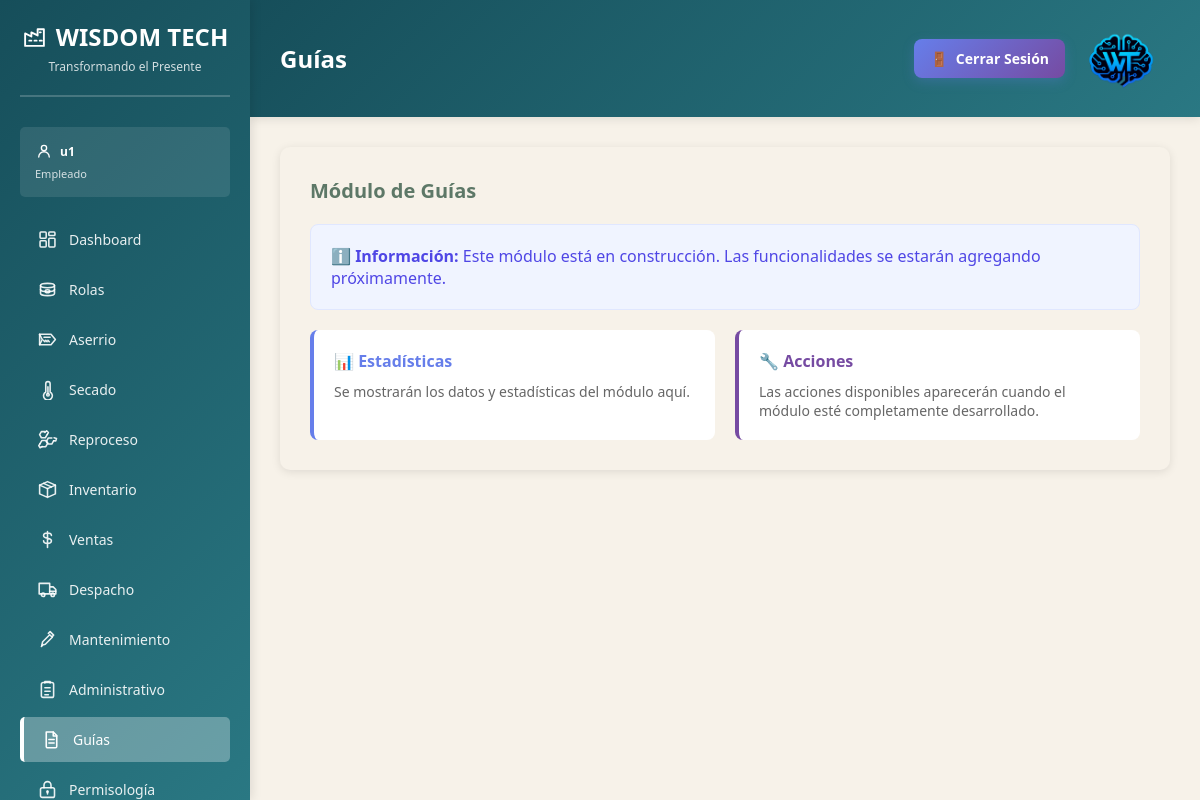
/dashboard/guias/ (signed in), run on the app's committed database.
### dashboard/models.py (models this page shows, shortened)
class ConfiguracionEmpresa(models.Model):
    PALETAS_FONDO = [
        ('claro', 'Gris claro'),
        ('azulado', 'Azul muy claro'),
        ('calido', 'Arena suave'),
        ('marron', 'Marrón suave'),
        ('salvia', 'Verde salvia'),
        ('petroleo', 'Azul petróleo'),
    ]
    PALETAS_BARRA_LATERAL = [
        ('verde', 'Verde'),
        ('azul', 'Azul'),
        ('vino', 'Vino'),
        ('marron', 'Marrón'),
        ('salvia', 'Verde salvia'),
        ('petroleo', 'Azul petróleo'),
    ]
    PALETAS_MODULOS = [
        ('azul', 'Azul'),
        ('verde', 'Verde'),
        ('grafito', 'Grafito'),
        ('marron', 'Marrón'),
        ('salvia', 'Verde salvia'),
        ('petroleo', 'Azul petróleo'),
    ]
    nombre = models.CharField('nombre de la empresa', max_length=150, default=NombreEmpresa)
    rif = models.CharField('RIF', max_length=30, default=NumeroRif)
    logo_path = models.CharField(
        'ruta del logo',
        max_length=255,
        blank=True,
        default=LogoEmpresa,
        help_text='Ruta relativa a la carpeta static del proyecto, por ejemplo: images/logo.png.',
    )
    slogan = models.CharField('slogan', max_length=255, default=SloganEmpresa)
    color_fondo = models.CharField(
        'fondo del dashboard',
        max_length=20,
        choices=PALETAS_FONDO,
        default='claro',
    )
    color_sidebar = models.CharField(
        'color de la barra lateral',
        max_length=20,
        choices=PALETAS_BARRA_LATERAL,
        default='verde',
    )
    color_modulos = models.CharField(
        'color de las barras de módulos',
        max_length=20,
        choices=PALETAS_MODULOS,
        default='azul',
    )
    class Meta:
        verbose_name = 'configuración de la empresa'
        verbose_name_plural = 'configuración de la empresa'

class PerfilUsuario(models.Model):
    usuario = models.OneToOneField(
        settings.AUTH_USER_MODEL,
        on_delete=models.CASCADE,
        related_name='perfil',
    )
    cargo = models.CharField('cargo', max_length=100)
    class Meta:
        verbose_name = 'perfil de usuario'
        verbose_name_plural = 'perfiles de usuario'

### dashboard/views.py (the view)
# urls.py: path('guias/', views.guias_view, name='guias'),
@login_required(login_url='login')
def guias_view(request):
    context = {'module': 'Guías'}
    return render(request, 'modules/guias.html', context)

### templates/modules/guias.html (shortened to what this page needs)
{% extends 'base.html' %}
{% block page_title %}{{ module }}{% endblock %}
{% block content %}
<div class="module-container">
    <h3>Módulo de {{ module }}</h3>
    <div style="background: #f0f4ff; border: 1px solid #e0e7ff; border-radius: 8px; padding: 20px; margin-bottom: 20px;">
        <p style="color: #4f46e5; margin: 0;">
            <strong>ℹ️ Información:</strong> Este módulo está en construcción. Las funcionalidades se estarán agregando próximamente.
        </p>
    </div>
    <div style="display: grid; grid-template-columns: repeat(auto-fit, minmax(250px, 1fr)); gap: 20px;">
        <div style="background: white; padding: 20px; border-radius: 8px; border-left: 4px solid #667eea;">
            <h4 style="color: #667eea; margin-bottom: 10px;">📊 Estadísticas</h4>
            <p style="color: #666; font-size: 14px;">Se mostrarán los datos y estadísticas del módulo aquí.</p>
        </div>
        <div style="background: white; padding: 20px; border-radius: 8px; border-left: 4px solid #764ba2;">
            <h4 style="color: #764ba2; margin-bottom: 10px;">🔧 Acciones</h4>
            <p style="color: #666; font-size: 14px;">Las acciones disponibles aparecerán cuando el módulo esté completamente desarrollado.</p>
        </div>
    </div>
</div>
{% endblock %}

### templates/base.html (shortened to what this page needs)
<!DOCTYPE html>
<html lang="es">
<head>
    {% load static %}
</head>
<body style="--dashboard-background: {{ tema_colores.fondo }}; --sidebar-start: {{ tema_colores.sidebar_inicio }}; --sidebar-end: {{ tema_colores.sidebar_fin }}; --module-start: {{ tema_colores.modulo_inicio }}; --module-end: {{ tema_colores.modulo_fin }};">
    <div class="sidebar">
        <div class="sidebar-header">
            <h1>
                <span class="sidebar-symbol" aria-hidden="true">
                    <svg viewBox="0 0 24 24">
                        <path d="M3 21V9l6 3V8l6 3V5h6v16z"/>
                        <path d="M7 16h2m3 0h2m3 0h2M17 8h1"/>
                    </svg>
                </span>
                <span>{{ empresa.nombre }}</span>
            </h1>
            <p>{{ empresa.slogan }}</p>
        </div>
        <div class="user-info">
            <strong>
                <span class="sidebar-symbol" aria-hidden="true">
                    <svg viewBox="0 0 24 24">
                        <circle cx="12" cy="8" r="3.5"/>
                        <path d="M5 20a7 7 0 0 1 14 0"/>
                    </svg>
                </span>
                <span>{{ user.get_full_name|default:user.username }}</span>
            </strong>
            <span class="user-role">{{ cargo_usuario }}</span>
        </div>
        <ul class="sidebar-menu">
            <li>
                <a href="{% url 'dashboard' %}" class="{% if request.resolver_match.url_name == 'dashboard' %}active{% endif %}">
                    <span class="icon" aria-hidden="true">
                        <svg viewBox="0 0 24 24">
                            <rect x="3.5" y="3.5" width="7" height="7" rx="1"/>
                            <rect x="13.5" y="3.5" width="7" height="4" rx="1"/>
                            <rect x="13.5" y="10.5" width="7" height="10" rx="1"/>
                            <rect x="3.5" y="13.5" width="7" height="7" rx="1"/>
                        </svg>
                    </span>
                    <span>Dashboard</span>
                </a>
            </li>
            <li>
                <a href="/dashboard/rolas/" class="{% if 'rolas' in request.path %}active{% endif %}">
                    <span class="icon" aria-hidden="true">
                        <svg viewBox="0 0 24 24">
                            <path d="M4 7.5c0-1.4 3.6-2.5 8-2.5s8 1.1 8 2.5v9c0 1.4-3.6 2.5-8 2.5s-8-1.1-8-2.5z"/>
                            <path d="M4 7.5c0 1.4 3.6 2.5 8 2.5s8-1.1 8-2.5M4 12c0 1.4 3.6 2.5 8 2.5s8-1.1 8-2.5"/>
                            <path d="M12 12.2c1.4 0 2.6.8 2.6 1.8s-1.2 1.8-2.6 1.8-2.6-.8-2.6-1.8 1.2-1.8 2.6-1.8z"/>
                        </svg>
                    </span>
                    <span>Rolas</span>
                </a>
            </li>
            <li>
                <a href="{% url 'aserrio' %}" class="{% if request.resolver_match.url_name == 'aserrio' %}active{% endif %}">
                    <span class="icon" aria-hidden="true">
                        <svg viewBox="0 0 24 24">
                            <path d="M3 6h13l5 6-5 6H3l3-6z"/>
                            <path d="M8 9.5h7M7.5 13l1.5 1.5m1-1.5 1.5 1.5m1-1.5 1.5 1.5"/>
                            <path d="M3 6v12"/>
                        </svg>
                    </span>
                    <span>Aserrio</span>
                </a>
            </li>
            <li>
                <a href="{% url 'secado' %}" class="{% if request.resolver_match.url_name == 'secado' %}active{% endif %}">
                    <span class="icon" aria-hidden="true">
                        <svg viewBox="0 0 24 24">
                            <path d="M10 14.8V5.5a2.5 2.5 0 0 1 5 0v9.3a5 5 0 1 1-5 0z"/>
                            <path d="M12.5 9v8"/>
                            <circle cx="12.5" cy="18" r="1.5"/>
                        </svg>
                    </span>
                    <span>Secado</span>
                </a>
            </li>
            <li>
                <a href="{% url 'reproceso' %}" class="{% if request.resolver_match.url_name == 'reproceso' %}active{% endif %}">
                    <span class="icon" aria-hidden="true">
                        <svg viewBox="0 0 24 24">
                            <path d="m9 4 2-2 2 2-1.2 2.1"/>
                            <path d="M11.8 6.1 9.5 10H5l-2-3.5L5 3h4"/>
                            <path d="m19.5 10 2.8.8-.8 2.8-2.4-.2"/>
                            <path d="m19.1 13.4-2.2 3.8H13l-2-3.5 2-3.5h4"/>
                            <path d="m6 20-2.5 1.4L2 19l1.3-2"/>
                            <path d="m3.3 17 2.2-3.8H10l2 3.5-2 3.5H6"/>
                        </svg>
                    </span>
                    <span>Reproceso</span>
                </a>
            </li>
            <li>
                <a href="{% url 'inventario' %}" class="{% if request.resolver_match.url_name == 'inventario' %}active{% endif %}">
                    <span class="icon" aria-hidden="true">
                        <svg viewBox="0 0 24 24">
                            <path d="m3 7 9-4 9 4-9 4z"/>
                            <path d="M3 7v10l9 4 9-4V7M12 11v10"/>
                            <path d="m7.5 5 9 4"/>
                        </svg>
                    </span>
                    <span>Inventario</span>
                </a>
            </li>
            <li>
                <a href="{% url 'ventas' %}" class="{% if request.resolver_match.url_name == 'ventas' %}active{% endif %}">
                    <span class="icon" aria-hidden="true">
                        <svg viewBox="0 0 24 24">
                            <path d="M12 3v18M16.5 7.5c0-1.7-1.8-3-4.5-3s-4.5 1.3-4.5 3 1.5 2.6 4.5 3 4.5 1.3 4.5 3-1.8 3-4.5 3-4.5-1.3-4.5-3"/>
                        </svg>
                    </span>
                    <span>Ventas</span>
                </a>
            </li>
            <li>
                <a href="{% url 'despacho' %}" class="{% if request.resolver_match.url_name == 'despacho' %}active{% endif %}">
                    <span class="icon" aria-hidden="true">
                        <svg viewBox="0 0 24 24">
                            <path d="M2.5 5h12v12h-12zM14.5 9h4l3 3v5h-7z"/>
                            <circle cx="7" cy="18" r="2"/>
                            <circle cx="18" cy="18" r="2"/>
                            <path d="M14.5 14h7"/>
                        </svg>
                    </span>
                    <span>Despacho</span>
                </a>
            </li>
            <li>
                <a href="{% url 'mantenimiento' %}" class="{% if request.resolver_match.url_name == 'mantenimiento' %}active{% endif %}">
                    <span class="icon" aria-hidden="true">
                        <svg viewBox="0 0 24 24">
                            <path d="m14.5 6.5 3 3-8 8-4 1 1-4 8-8z"/>
                            <path d="m13 5 2-2 4 4-2 2"/>
                            <path d="M6 19l-1 1"/>
                        </svg>
                    </span>
                    <span>Mantenimiento</span>
                </a>
            </li>
            <li>
                <a href="{% url 'administrativo' %}" class="{% if request.resolver_match.url_name == 'administrativo' %}active{% endif %}">
                    <span class="icon" aria-hidden="true">
                        <svg viewBox="0 0 24 24">
                            <rect x="5" y="4" width="14" height="17" rx="2"/>
                            <path d="M9 4.5V3h6v1.5M9 10h6M9 14h6M9 18h4"/>
                        </svg>
                    </span>
                    <span>Administrativo</span>
                </a>
            </li>
            <li>
                <a href="{% url 'guias' %}" class="{% if request.resolver_match.url_name == 'guias' %}active{% endif %}">
                    <span class="icon" aria-hidden="true">
                        <svg viewBox="0 0 24 24">
                            <path d="M6 3.5h8l4 4V20a1.5 1.5 0 0 1-1.5 1.5h-9A1.5 1.5 0 0 1 6 20z"/>
                            <path d="M14 3.5V8h4M9 12h6M9 16h6"/>
                        </svg>
                    </span>
                    <span>Guías</span>
                </a>
            </li>
            <li>
                <a href="{% url 'permisologia' %}" class="{% if request.resolver_match.url_name == 'permisologia' %}active{% endif %}">
                    <span class="icon" aria-hidden="true">
                        <svg viewBox="0 0 24 24">
                            <rect x="4" y="10" width="16" height="11" rx="2"/>
                            <path d="M8 10V7a4 4 0 1 1 8 0v3M12 14v3"/>
                            <circle cx="12" cy="14.5" r=".7"/>
                        </svg>
                    </span>
                    <span>Permisología</span>
                </a>
            </li>
        </ul>
    </div>
    <div class="main-content">
        <div class="topbar">
            <div class="page-heading">
                <h2>{% block page_title %}Dashboard{% endblock %}</h2>
            </div>
            <div class="topbar-info">
                <div class="topbar-actions">
                    <a href="{% url 'logout' %}" class="topbar-logout">
                        <span>🚪</span>
                        <span>Cerrar Sesión</span>
                    </a>
                    {% if logo_empresa_disponible %}
                    <img class="topbar-logo" src="{% static empresa.logo_path %}" alt="Logo de {{ empresa.nombre }}">
                    {% endif %}
                </div>
            </div>
        </div>
        <div class="content">
            {% block content %}{% endblock %}
        </div>
    </div>
</body>
</html>

### data on the page
ConfiguracionEmpresa: nombre "WISDOM TECH", slogan "Transformando el Presente", logo_path (picture)
PerfilUsuario: cargo "Empleado"

### other printed values
{{ user.get_full_name|default:user.username }} "u1"
{{ module }} "Guías"
